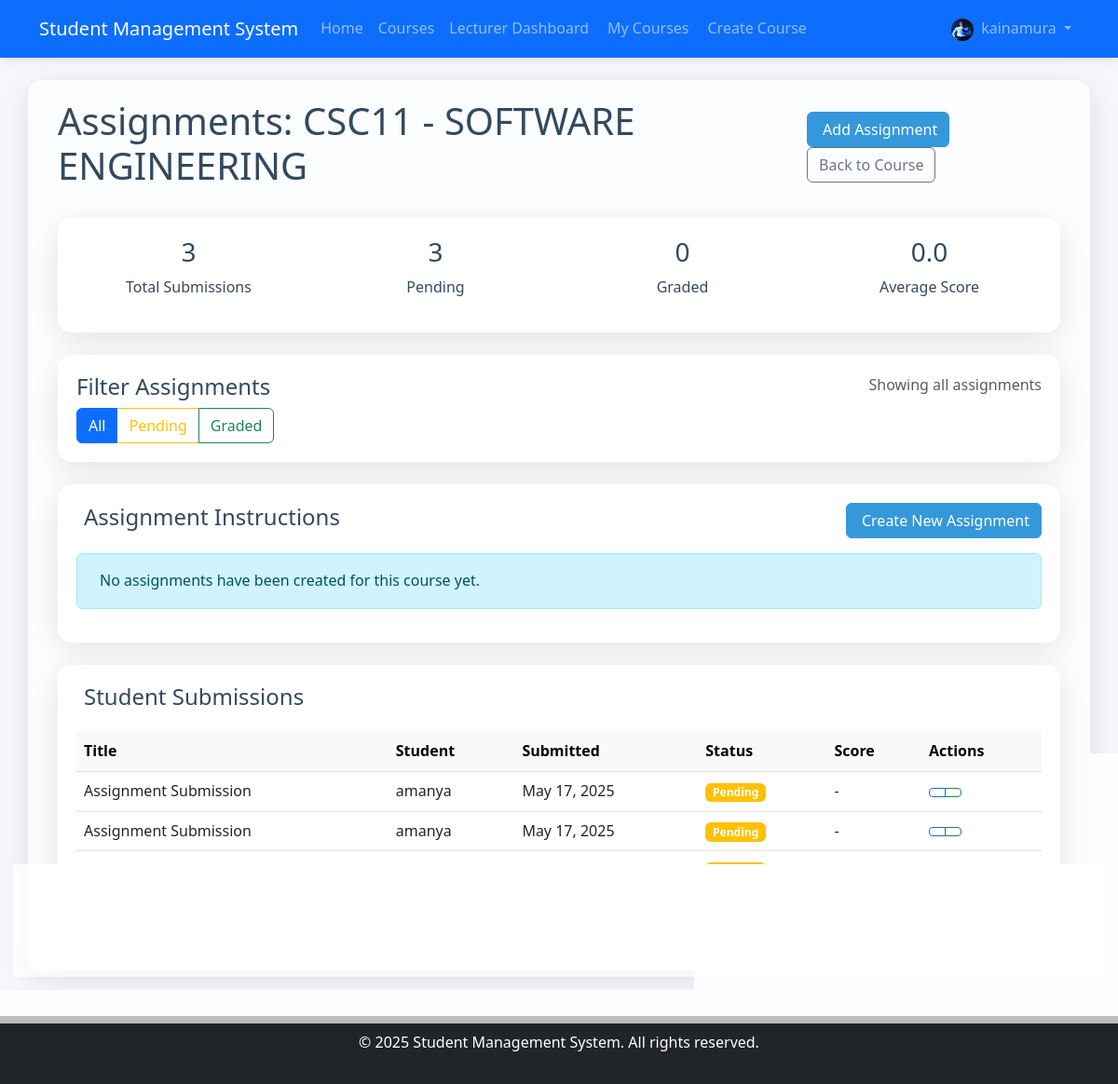
The app's page /lecturer/courses/3/assignments/ (signed in) with its own data.
### accounts/models.py (models this page shows, shortened)
class User(AbstractUser):
    USER_TYPE_CHOICES = (
        ('admin', 'Admin'),
        ('student', 'Student'),
        ('lecturer', 'Lecturer'),
    )
    user_type = models.CharField(max_length=10, choices=USER_TYPE_CHOICES, default='student')
    profile_picture = models.ImageField(upload_to='profile_pics/', null=True, blank=True)
    date_of_birth = models.DateField(null=True, blank=True)
    phone_number = models.CharField(max_length=15, null=True, blank=True)
    address = models.TextField(null=True, blank=True)

### course/models.py (models this page shows, shortened)
class Course(models.Model):
    code = models.CharField(max_length=20, unique=True)
    title = models.CharField(max_length=200)
    description = models.TextField()
    credits = models.PositiveIntegerField()
    is_active = models.BooleanField(default=True)
    created_at = models.DateTimeField(auto_now_add=True)
    updated_at = models.DateTimeField(auto_now=True)

### student/models.py (models this page shows, shortened)
class Assignment(models.Model):
    student = models.ForeignKey(StudentProfile, on_delete=models.CASCADE, related_name='assignments')
    course = models.ForeignKey(Course, on_delete=models.CASCADE, related_name='assignments')
    title = models.CharField(max_length=200)
    submission = models.FileField(upload_to='assignments/')
    submitted_at = models.DateTimeField(auto_now_add=True)
    score = models.FloatField(null=True, blank=True)
    feedback = models.TextField(null=True, blank=True)

class StudentProfile(models.Model):
    user = models.OneToOneField(User, on_delete=models.CASCADE, related_name='student_profile')
    registration_number = models.CharField(max_length=20, unique=True)
    department = models.CharField(max_length=100)
    year_of_study = models.PositiveIntegerField()

### lecturer/views.py (the view)
    def wrapper(request, *args, **kwargs):
        if not request.user.is_authenticated:
            return redirect('accounts:login')
        if request.user.user_type != 'lecturer':
            return HttpResponseForbidden("You must be a lecturer to access this page.")
        return view_func(request, *args, **kwargs)

### lecturer/views.py (called while the page is built)
def lecturer_required(view_func):
    def wrapper(request, *args, **kwargs):
        if not request.user.is_authenticated:
            return redirect('accounts:login')
        if request.user.user_type != 'lecturer':
            return HttpResponseForbidden("You must be a lecturer to access this page.")
        return view_func(request, *args, **kwargs)
    return wrapper

### templates/lecturer/manage_assignments.html (shortened to what this page needs)
{% extends 'base.html' %}
{% block content %}
<div class="container">
    <div class="d-flex justify-content-between align-items-center mb-4">
        <h1>Assignments: {{ course.code }} - {{ course.title }}</h1>
        <div>
            <a href="{% url 'lecturer:create_assignment' course.id %}" class="btn btn-primary me-2">
                 Add Assignment
            </a>
            <a href="{% url 'lecturer:course_detail' course.id %}" class="btn btn-outline-secondary">
                Back to Course
            </a>
        </div>
    </div>
    <div class="glass-container mb-4">
        <div class="row">
            <div class="col-md-3 text-center">
                <div class="stat-item">
                    <h3>{{ total_assignments|default:"0" }}</h3>
                    <p>Total Submissions</p>
                </div>
            </div>
            <div class="col-md-3 text-center">
                <div class="stat-item">
                    <h3>{{ pending_count|default:"0" }}</h3>
                    <p>Pending</p>
                </div>
            </div>
            <div class="col-md-3 text-center">
                <div class="stat-item">
                    <h3>{{ graded_count|default:"0" }}</h3>
                    <p>Graded</p>
                </div>
            </div>
            <div class="col-md-3 text-center">
                <div class="stat-item">
                    <h3>{{ average_score|floatformat:1|default:"0.0" }}</h3>
                    <p>Average Score</p>
                </div>
            </div>
        </div>
    </div>
    <div class="glass-container mb-4">
        <div class="row">
            <div class="col-md-6">
                <h4>Filter Assignments</h4>
                <div class="btn-group" role="group">
                    <a href="{% url 'lecturer:manage_assignments' course.id %}"
                       class="btn btn-outline-primary {% if not status_filter %}active{% endif %}">
                        All
                    </a>
                    <a href="{% url 'lecturer:manage_assignments' course.id %}?status=pending"
                       class="btn btn-outline-warning {% if status_filter == 'pending' %}active{% endif %}">
                        Pending
                    </a>
                    <a href="{% url 'lecturer:manage_assignments' course.id %}?status=graded"
                       class="btn btn-outline-success {% if status_filter == 'graded' %}active{% endif %}">
                        Graded
                    </a>
                </div>
            </div>
            <div class="col-md-6 text-end">
                <p class="text-muted">
                    {% if status_filter == 'pending' %}
                        Showing pending assignments
                    {% elif status_filter == 'graded' %}
                        Showing graded assignments
                    {% else %}
                        Showing all assignments
                    {% endif %}
                </p>
            </div>
        </div>
    </div>
    <div class="glass-container mb-4">
        <div class="d-flex justify-content-between align-items-center mb-3">
            <h4>Assignment Instructions</h4>
            <a href="{% url 'lecturer:create_assignment' course.id %}" class="btn btn-primary">
                 Create New Assignment
            </a>
        </div>
        {% if assignment_announcements %}
            <div class="list-group">
                {% for announcement in assignment_announcements %}
                    <div class="list-group-item">
                        <div class="d-flex w-100 justify-content-between">
                            <h5 class="mb-1">{{ announcement.title|slice:"15:" }}</h5>
                            <small>{{ announcement.posted_at|date:"M d, Y" }}</small>
                        </div>
                        <p class="mb-1">{{ announcement.content }}</p>
                        {% if announcement.attachment %}
                            <a href="{{ announcement.attachment.url }}" class="btn btn-sm btn-outline-primary mt-2" target="_blank">
                                <i class="fas fa-download me-1"></i> Download Instructions
                            </a>
                        {% endif %}
                    </div>
                {% endfor %}
            </div>
        {% else %}
            <div class="alert alert-info">
                 No assignments have been created for this course yet.
            </div>
        {% endif %}
    </div>
    <div class="glass-container">
        <div class="d-flex justify-content-between align-items-center mb-3">
            <h4>Student Submissions</h4>
        </div>
        {% if page_obj %}
            <div class="table-responsive">
                <table class="table table-hover">
                    <thead class="table-light">
                        <tr>
                            <th>Title</th>
                            <th>Student</th>
                            <th>Submitted</th>
                            <th>Status</th>
                            <th>Score</th>
                            <th>Actions</th>
                        </tr>
                    </thead>
                    <tbody>
                        {% for assignment in page_obj %}
                            <tr>
                                <td>{{ assignment.title }}</td>
                                <td>{{ assignment.student.user.get_full_name|default:assignment.student.user.username }}</td>
                                <td>{{ assignment.submitted_at|date:"M d, Y" }}</td>
                                <td>
                                    {% if assignment.score is not None %}
                                        <span class="badge bg-success">Graded</span>
                                    {% else %}
                                        <span class="badge bg-warning">Pending</span>
                                    {% endif %}
                                </td>
                                <td>
                                    {% if assignment.score is not None %}
                                        {{ assignment.score }}
                                    {% else %}
                                        -
                                    {% endif %}
                                </td>
                                <td>
                                    <div class="btn-group btn-group-sm">
                                        <a href="{{ assignment.submission.url }}" class="btn btn-outline-primary" target="_blank" title="View Submission">
                                        </a>
                                        <a href="{% url 'lecturer:grade_assignment' assignment.id %}" class="btn btn-outline-success" title="Grade">
                                        </a>
                                    </div>
                                </td>
                            </tr>
                        {% endfor %}
                    </tbody>
                </table>
            </div>
        {% endif %}
    </div>
</div>
{% endblock %}

### templates/base.html (shortened to what this page needs)
<!DOCTYPE html>
<html lang="en">
<head>
    <link href="https://cdn.jsdelivr.net/npm/bootstrap@5.3.0/dist/css/bootstrap.min.css" rel="stylesheet">
    <link rel="stylesheet" href="/static/css/main.css">
</head>
<body>
    <nav class="navbar navbar-expand-lg navbar-dark bg-primary">
        <div class="container">
            <a class="navbar-brand" href="/">Student Management System</a>
            <div class="collapse navbar-collapse" id="navbarNav">
                <ul class="navbar-nav me-auto">
                    <li class="nav-item">
                        <a class="nav-link" href="/">Home</a>
                    </li>
                    {% if user.is_authenticated %}
                        <li class="nav-item">
                            <a class="nav-link" href="{% url 'course:course_list' %}">Courses</a>
                        </li>
                        {% if user.user_type == 'student' %}
                            <li class="nav-item">
                                <a class="nav-link" href="{% url 'student:dashboard' %}">Student Dashboard</a>
                            </li>
                            <li class="nav-item">
                                <a class="nav-link" href="{% url 'student:assignment_list' %}">
                                    <i class="fas fa-tasks me-1"></i> Assignments
                                </a>
                            </li>
                            <li class="nav-item">
                                <a class="nav-link position-relative" href="{% url 'student:view_notifications' %}">
                                    <i class="fas fa-bell me-1"></i> Notifications
                                    {% with notification_count=user.notifications.filter.count %}
                                        {% if notification_count > 0 %}
                                            <span class="position-absolute top-0 start-100 translate-middle badge rounded-pill bg-danger">
                                                {{ notification_count }}
                                            </span>
                                        {% endif %}
                                    {% endwith %}
                                </a>
                            </li>
                        {% elif user.user_type == 'lecturer' %}
                            <li class="nav-item">
                                <a class="nav-link" href="{% url 'lecturer:dashboard' %}">Lecturer Dashboard</a>
                            </li>
                            <li class="nav-item">
                                <a class="nav-link" href="{% url 'lecturer:course_list' %}">
                                     My Courses
                                </a>
                            </li>
                            <li class="nav-item">
                                <a class="nav-link" href="{% url 'lecturer:create_course' %}">
                                     Create Course
                                </a>
                            </li>
                        {% endif %}
                    {% endif %}
                </ul>
                <ul class="navbar-nav">
                    {% if user.is_authenticated %}
                        <li class="nav-item dropdown">
                            <a class="nav-link dropdown-toggle" href="#" id="navbarDropdown" role="button" data-bs-toggle="dropdown">
                                {% if user.profile_picture %}
                                    <img src="{{ user.profile_picture.url }}" alt="Profile" class="rounded-circle me-1" width="24" height="24">
                                {% endif %}
                                {{ user.username }}
                            </a>
                        </li>
                    {% endif %}
                </ul>
            </div>
        </div>
    </nav>
    <div class="container mt-4 glass-container">
        {% block content %}{% endblock %}
    </div>
    <footer class="bg-dark text-white mt-5 py-3">
        <div class="container text-center">
            <p>&copy; {% now "Y" %} Student Management System. All rights reserved.</p>
        </div>
    </footer>
</body>
</html>

### static/css/main.css (style rules this page uses)
:root { --primary-color: #3498db; --secondary-color: #2ecc71; --background-color: #f5f7fa; --text-color: #34495e; --accent-color: #9b59b6; --shadow-color: rgba(0, 0, 0, 0.1); }
body { font-family: 'Segoe UI', Tahoma, Geneva, Verdana, sans-serif; background-color: var(--background-color); color: var(--text-color); line-height: 1.6; }
.glass-container { background: rgba(255, 255, 255, 0.7); backdrop-filter: blur(10px); border-radius: 15px; box-shadow: 0 8px 32px 0 var(--shadow-color); padding: 20px; margin-bottom: 30px; }
.btn-primary { background-color: var(--primary-color); border-color: var(--primary-color); }
.navbar { box-shadow: 0 2px 10px rgba(0, 0, 0, 0.1); padding: 10px 0; }

### records on screen
User: profile_picture (picture), username "kainamura"
Course: code "CSC11", title "SOFTWARE ENGINEERING"
Assignment: title "Assignment Submission", student.user.get_full_name "amanya", submitted_at "May 17, 2025", shows "Pending"
Assignment: title "Assignment Submission", student.user.get_full_name "amanya", submitted_at "May 17, 2025", shows "Pending"
Assignment: shows "Pending"

### other values on screen
{{ total_assignments|default:"0" }} "3"
{{ pending_count|default:"0" }} "3"
{{ graded_count|default:"0" }} "0"
{{ average_score|floatformat:1|default:"0.0" }} "0.0"
